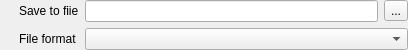
<?xml version="1.0" encoding="UTF-8"?>
<ui version="4.0">
 <class>AprImportWidget</class>
 <widget class="QWidget" name="AprImportWidget">
  <property name="geometry">
   <rect>
    <x>0</x>
    <y>0</y>
    <width>408</width>
    <height>50</height>
   </rect>
  </property>
  <property name="windowTitle">
   <string>Form</string>
  </property>
  <layout class="QHBoxLayout" name="horizontalLayout_2">
   <property name="spacing">
    <number>0</number>
   </property>
   <property name="sizeConstraint">
    <enum>QLayout::SetMinAndMaxSize</enum>
   </property>
   <property name="leftMargin">
    <number>0</number>
   </property>
   <property name="topMargin">
    <number>0</number>
   </property>
   <property name="rightMargin">
    <number>0</number>
   </property>
   <property name="bottomMargin">
    <number>0</number>
   </property>
   <item>
    <layout class="QHBoxLayout" name="horizontalLayout">
     <property name="spacing">
      <number>6</number>
     </property>
     <property name="sizeConstraint">
      <enum>QLayout::SetMinAndMaxSize</enum>
     </property>
     <property name="leftMargin">
      <number>17</number>
     </property>
     <item>
      <layout class="QVBoxLayout" name="verticalLayout_2">
       <property name="spacing">
        <number>6</number>
       </property>
       <property name="sizeConstraint">
        <enum>QLayout::SetMinAndMaxSize</enum>
       </property>
       <property name="leftMargin">
        <number>2</number>
       </property>
       <property name="topMargin">
        <number>0</number>
       </property>
       <item>
        <widget class="QLabel" name="label_2">
         <property name="text">
          <string>Save to fiie</string>
         </property>
        </widget>
       </item>
       <item>
        <widget class="QLabel" name="label_3">
         <property name="text">
          <string>File format</string>
         </property>
        </widget>
       </item>
      </layout>
     </item>
     <item>
      <layout class="QGridLayout" name="gridLayout">
       <property name="sizeConstraint">
        <enum>QLayout::SetMinAndMaxSize</enum>
       </property>
       <item row="0" column="0">
        <widget class="QLineEdit" name="fileNameEdit"/>
       </item>
       <item row="0" column="1">
        <widget class="QToolButton" name="browseButton">
         <property name="text">
          <string>...</string>
         </property>
        </widget>
       </item>
       <item row="1" column="0" colspan="2">
        <widget class="QComboBox" name="formatCombo"/>
       </item>
      </layout>
     </item>
    </layout>
   </item>
  </layout>
 </widget>
 <resources/>
 <connections/>
</ui>
